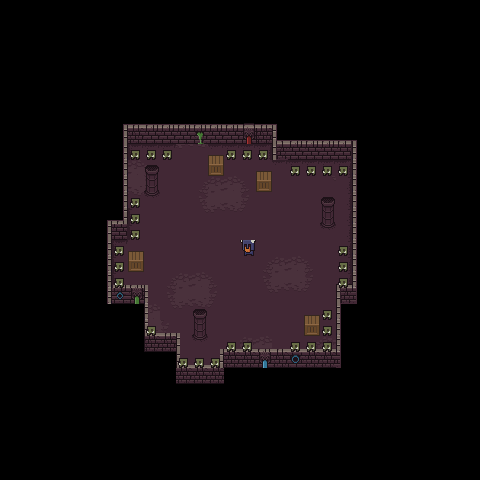

The image is a tile-based game level rendered from a .tmx file. Its description and source (layers, tilesets, objects; grid data summarised) follow:
An orthogonal 30x30 tile map with 16x16 px tiles, 5 tile layers (ground, walls, breakables, player, ...).

<map version="1.10" tiledversion="1.10.2" orientation="orthogonal" renderorder="right-down" width="30" height="30" tilewidth="16" tileheight="16" infinite="0" nextlayerid="6" nextobjectid="1">
 <editorsettings>
  <export target="map.csv" format="csv" />
 </editorsettings>
 <tileset firstgid="1" source="tileset.tsx" />
 <layer id="1" name="ground" width="30" height="30" offsetx="0.00852273" offsety="0.0113636">
  <data>[900 cells, 173 non-empty, 18 distinct tile ids]</data>
 </layer>
 <layer id="2" name="walls" width="30" height="30">
  <data>[900 cells, 94 non-empty, 26 distinct tile ids]</data>
 </layer>
 <layer id="3" name="breakables" width="30" height="30">
  <data>[900 cells, 17 non-empty, 5 distinct tile ids]</data>
 </layer>
 <layer id="4" name="player" width="30" height="30">
  <data>[900 cells, 1 non-empty, 1 distinct tile ids]</data>
 </layer>
 <layer id="5" name="enemies_spawner" width="30" height="30">
  <data>[900 cells, 30 non-empty, 1 distinct tile ids]</data>
 </layer>
</map>
